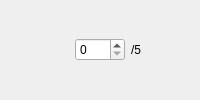
         <widget class="QWidget" name="widget_1" native="true">
          <layout class="QHBoxLayout" name="horizontalLayout_1">
           <property name="leftMargin">
            <number>0</number>
           </property>
           <property name="topMargin">
            <number>0</number>
           </property>
           <property name="rightMargin">
            <number>0</number>
           </property>
           <property name="bottomMargin">
            <number>0</number>
           </property>
           <item>
            <widget class="QLabel" name="label_1">
             <property name="maximumSize">
              <size>
               <width>75</width>
               <height>75</height>
              </size>
             </property>
             <property name="toolTip">
              <string>#332E57_#3C1B4F</string>
             </property>
             <property name="text">
              <string/>
             </property>
             <property name="pixmap">
              <pixmap resource="../../resource.qrc">:/pairs/assets/#332E57_#3C1B4F.png</pixmap>
             </property>
             <property name="scaledContents">
              <bool>true</bool>
             </property>
            </widget>
           </item>
           <item>
            <widget class="QSpinBox" name="#332E57_#3C1B4F_spin">
             <property name="maximumSize">
              <size>
               <width>50</width>
               <height>16777215</height>
              </size>
             </property>
             <property name="minimum">
              <number>0</number>
             </property>
             <property name="maximum">
              <number>5</number>
             </property>
            </widget>
           </item>
           <item>
            <widget class="QLabel" name="label_1_2">
             <property name="text">
              <string>/5</string>
             </property>
            </widget>
           </item>
          </layout>
         </widget>
